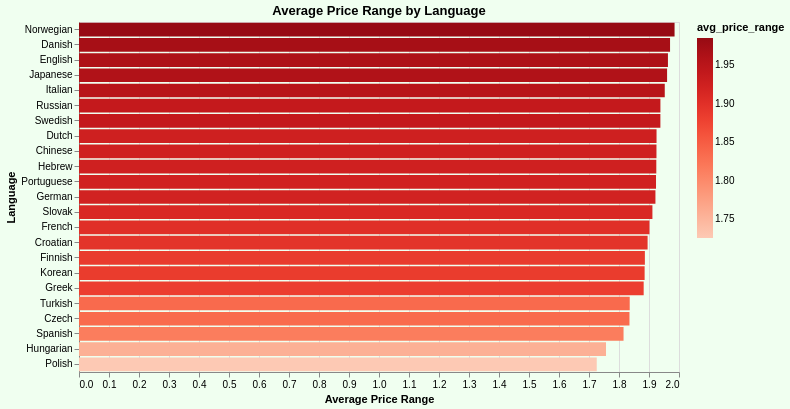

The Vega-Lite source for this figure:
### Vega-Lite specification from a JSON file in a GitHub repository (floating-point values rounded to 4 significant figures)
{"config": {"view": {"continuousWidth": 300, "continuousHeight": 300}}, "data": {"name": "data-52c4a7018459cf992eb6bb13e6fdfb1a"}, "mark": {"type": "bar", "color": "#800000"}, "background": "#f0fff0", "encoding": {"color": {"field": "avg_price_range", "scale": {"scheme": "reds"}, "type": "quantitative"}, "tooltip": [{"field": "avg_price_range", "type": "quantitative"}, {"field": "count_reviews", "type": "quantitative"}], "x": {"field": "avg_price_range", "title": "Average Price Range", "type": "quantitative"}, "y": {"field": "language", "sort": "-x", "title": "Language", "type": "nominal"}}, "height": 350, "title": "Average Price Range by Language", "width": 600, "$schema": "https://vega.github.io/schema/vega-lite/v5.17.0.json", "datasets": {"data-52c4a7018459cf992eb6bb13e6fdfb1a": [{"langid": "no", "avg_price_range": 1.985, "count_reviews": 1286, "language": "Norwegian"}, {"langid": "da", "avg_price_range": 1.97, "count_reviews": 1508, "language": "Danish"}, {"langid": "en", "avg_price_range": 1.963, "count_reviews": 106765, "language": "English"}, {"langid": "ja", "avg_price_range": 1.96, "count_reviews": 856, "language": "Japanese"}, {"langid": "it", "avg_price_range": 1.953, "count_reviews": 322593, "language": "Italian"}, {"langid": "ru", "avg_price_range": 1.938, "count_reviews": 4051, "language": "Russian"}, {"langid": "sv", "avg_price_range": 1.938, "count_reviews": 1563, "language": "Swedish"}, {"langid": "nl", "avg_price_range": 1.925, "count_reviews": 4902, "language": "Dutch"}, {"langid": "zh", "avg_price_range": 1.925, "count_reviews": 466, "language": "Chinese"}, {"langid": "he", "avg_price_range": 1.924, "count_reviews": 608, "language": "Hebrew"}, {"langid": "pt", "avg_price_range": 1.923, "count_reviews": 6943, "language": "Portuguese"}, {"langid": "de", "avg_price_range": 1.921, "count_reviews": 9154, "language": "German"}, {"langid": "sk", "avg_price_range": 1.911, "count_reviews": 79, "language": "Slovak"}, {"langid": "fr", "avg_price_range": 1.901, "count_reviews": 34331, "language": "French"}, {"langid": "hr", "avg_price_range": 1.895, "count_reviews": 86, "language": "Croatian"}, {"langid": "fi", "avg_price_range": 1.886, "count_reviews": 211, "language": "Finnish"}, {"langid": "ko", "avg_price_range": 1.885, "count_reviews": 384, "language": "Korean"}, {"langid": "el", "avg_price_range": 1.882, "count_reviews": 1588, "language": "Greek"}, {"langid": "tr", "avg_price_range": 1.836, "count_reviews": 554, "language": "Turkish"}, {"langid": "cs", "avg_price_range": 1.835, "count_reviews": 212, "language": "Czech"}, {"langid": "es", "avg_price_range": 1.815, "count_reviews": 24452, "language": "Spanish"}, {"langid": "hu", "avg_price_range": 1.757, "count_reviews": 300, "language": "Hungarian"}, {"langid": "pl", "avg_price_range": 1.726, "count_reviews": 1375, "language": "Polish"}]}}
